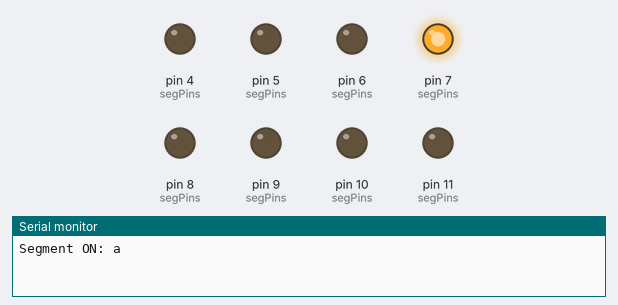
Bench run of a sketch on a simulated Arduino Uno, built with avr-gcc and run on an emulated ATmega328P. Shown: output pins drawn as LEDs (lit = HIGH), the last lines printed to the serial monitor.

Above: at 0.3 s.
At 1.1 s:
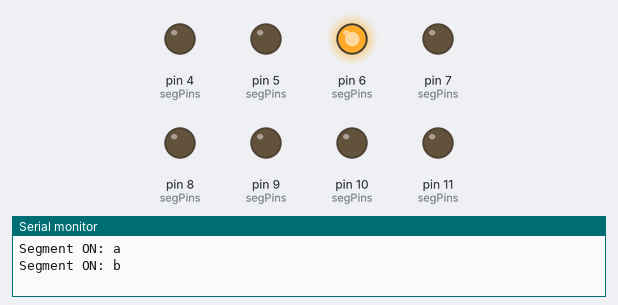
At 1.9 s:
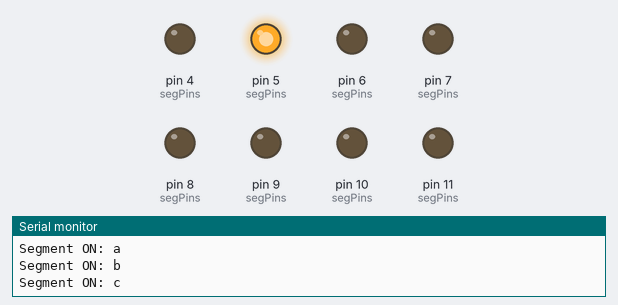
At 3.5 s:
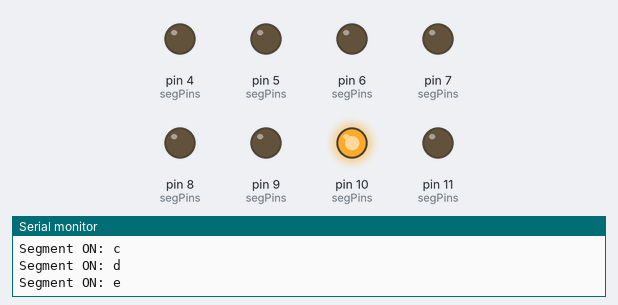
At 5.1 s:
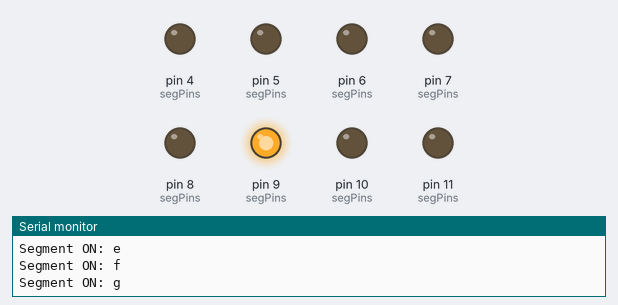
At 6.7 s:
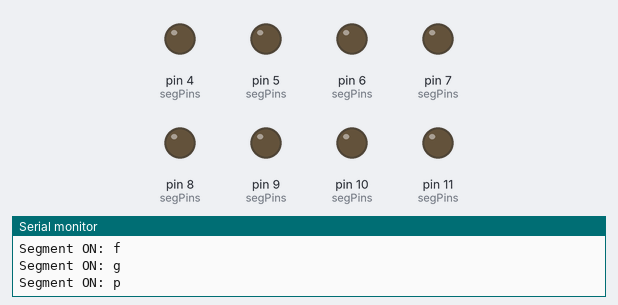
Timing chart, 0 to 9.4 s (numbered marks = the images above):
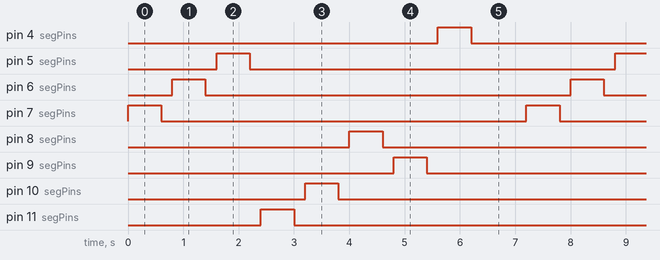

Measured:
- by itself, pin 4 (segPins), pin 5 (segPins), pin 6 (segPins), pin 7 (segPins), pin 8 (segPins), pin 9 (segPins), pin 10 (segPins), pin 11 (segPins): alternates HIGH for 0.60 s and LOW for 6.6 s
- by itself, everything shown: repeats every 7.2 s, in 16 steps

The sketch:

Arduino7Segment_1.ino
```cpp
// Common Cathode 7-seg segment test (tek tek yak/söndür)
// Senin pinlerin:
const int a  = 7;
const int b  = 6;
const int c  = 5;
const int d  = 11;
const int e  = 10;
const int f  = 8;
const int g  = 9;
const int dp = 4;

// Sıra: a,b,c,d,e,f,g,dp
const int segPins[8]   = {a, b, c, d, e, f, g, dp};
const char segNames[8] = {'a','b','c','d','e','f','g','p'}; // p = dp

void allOff() {
  for (int i = 0; i < 8; i++) digitalWrite(segPins[i], LOW);  // CC => LOW = OFF
}

void setup() {
  for (int i = 0; i < 8; i++) pinMode(segPins[i], OUTPUT);
  allOff();
  Serial.begin(9600);
}

void loop() {
  allOff();

  for (int i = 0; i < 8; i++) {
    Serial.print("Segment ON: ");
    Serial.println(segNames[i]);

    digitalWrite(segPins[i], HIGH); // CC => HIGH = ON
    delay(600);

    digitalWrite(segPins[i], LOW);
    delay(200);
  }

  delay(800); // tur arası küçük bekleme
}
```
